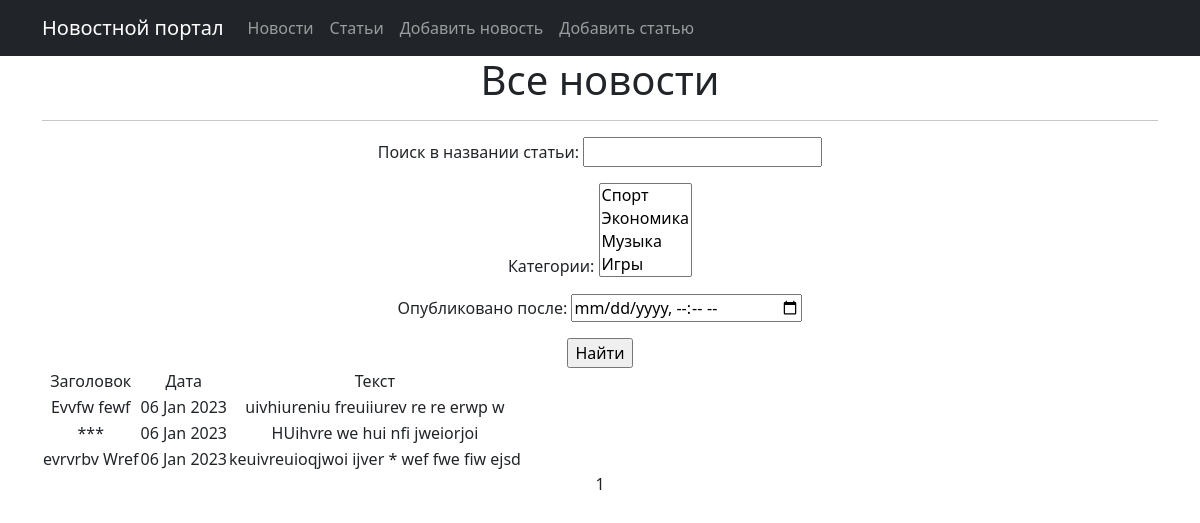
Page /post/ on the earlier database version.
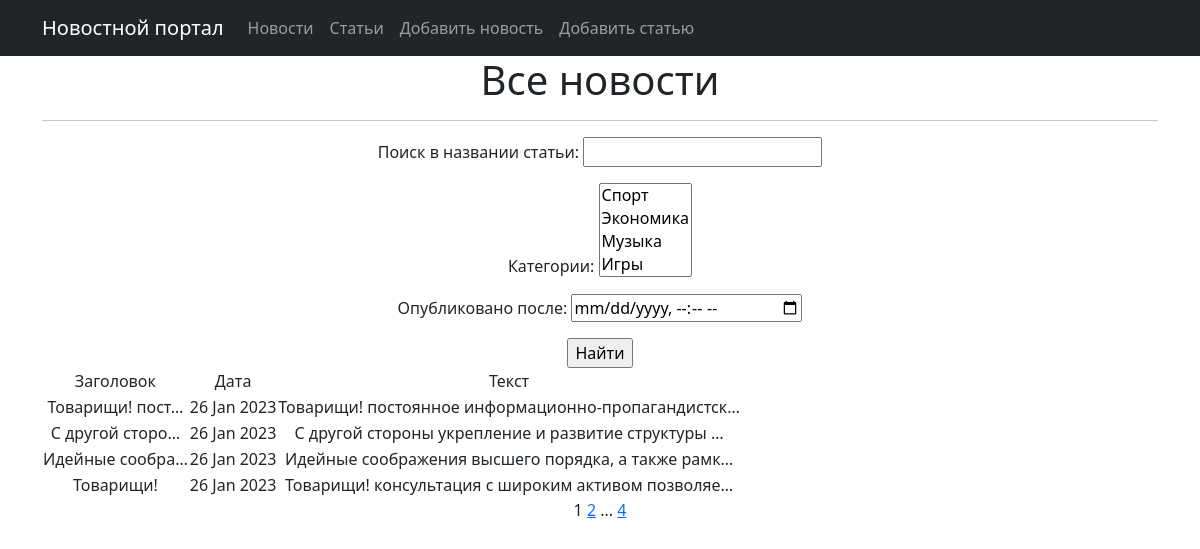
Same page on the later database version.
### qwe/models.py (models this page shows, shortened)
class Category(models.Model):
    category = models.CharField(max_length=64, unique=True)
    def __str__(self):
        return self.category.title()

class Post(models.Model):
    ARTICLE = 'AR'
    NEWS = 'NE'
    CATEGORY = (
        (ARTICLE, 'Статья'),
        (NEWS, 'Новость'),
    )
    postAuthor = models.ForeignKey(Author, on_delete=models.CASCADE)
    postType = models.CharField(max_length=2, choices=CATEGORY, default=ARTICLE)
    date = models.DateTimeField(auto_now_add=True)
    category = models.ManyToManyField(Category, through='PostCategory')
    title = models.CharField(max_length=256)
    text = models.TextField()
    rating = models.IntegerField(default=0)

### qwe/views.py (the view)
# urls.py: path('post/', PostList.as_view(), name='post_list'),
class PostList(ListView):
    model = Post
    ordering = '-date'
    template_name = 'news.html'
    context_object_name = 'news'
    paginate_by = 4
    def get_queryset(self):
        queryset = super().get_queryset()
        self.filterset = NewsFilter(self.request.GET, queryset)
        return self.filterset.qs
    def get_context_data(self, **kwargs):
        context = super().get_context_data(**kwargs)
        context['filterset'] = self.filterset
        return context

### qwe/templatetags/custom_filters.py (called while the page is built)
@register.filter()
def censor(value):
    try:
        if type(value) is not str:
            raise StrError()
    except StrError as e:
        pprint(e)
        return
    else:
        postfix = ''
        for i in value.split():
            if i.lower() in qwe:
                i = qwe[i.lower()]
            postfix += f'{i} '
        return f'{postfix}'

### qwe/templatetags/custom_tags.py (called while the page is built)
@register.simple_tag(takes_context=True)
def url_replace(context, **kwargs):
   d = context['request'].GET.copy()
   for k, v in kwargs.items():
       d[k] = v
   return d.urlencode()

### templates/news.html (shortened to what this page needs)
{% extends 'flatpages/default.html' %}
{% load custom_filters %}
{% load custom_tags %}
{% block content %}
   <h1>Все новости</h1>
   <hr>
   <form action="" method="get">
       {{ filterset.form.as_p }}
       <input type="submit" value="Найти" />
   </form>
   {% if news %}
       <table>
           <tr>
               <td>Заголовок</td>
               <td>Дата</td>
               <td>Текст</td>
           </tr>
           {% for news in news %}
           <tr>
               <td>{{ news.title|censor|truncatechars:15 }}</td>
               <td>{{ news.date|date:'d M Y' }}</td>
               <td>{{ news.text|truncatechars:50|censor}}</td>
           </tr>
           {% endfor %}
       </table>
   {% else %}
       <h2>Новостей нет!</h2>
   {% endif %}
   {{ page_obj.number }}
   {% if page_obj.has_next %}
       <a href="?{% url_replace page=page_obj.next_page_number %}">{{ page_obj.next_page_number }}</a>
       {% if paginator.num_pages != page_obj.next_page_number %}
           ...
           <a href="?{% url_replace page=page_obj.paginator.num_pages %}">{{ page_obj.paginator.num_pages }}</a>
       {% endif %}
   {% endif %}
{% endblock content %}

### templates/flatpages/default.html (shortened to what this page needs)
<!DOCTYPE html>
<html lang="en">
    <head>
        {% load static %}
        <link href="{% static 'css/styles.css' %}" rel="stylesheet" />
    </head>
    <body>
        <nav class="navbar navbar-expand-lg navbar-dark bg-dark static-top">
           <div class="container">
               <a class="navbar-brand" href="#">Новостной портал</a>
               <div class="collapse navbar-collapse" id="navbarResponsive">
                   <ul class="navbar-nav ml-auto">
                       <li class="nav-item">
                           <a class="nav-link" href="/news/">Новости</a>
                       </li>
                       <li class="nav-item">
                           <a class="nav-link" href="/article/">Статьи</a>
                       </li>
                       <li class="nav-item">
                           <a class="nav-link" href="/news/create/">Добавить новость</a>
                       </li>
                       <li class="nav-item">
                           <a class="nav-link" href="/article/create/">Добавить статью</a>
                       </li>
                   </ul>
               </div>
           </div>
        </nav>
        <div class="container">
           <div class="row">
               <div class="col-lg-12 text-center">
                   {% block content %}{% endblock content %}
               </div>
           </div>
        </div>
    </body>
</html>

Differences in the rows shown:
removed Post: title|censor "Evvfw fewf", date "06 Jan 2023", text|censor "uivhiureniu freuiiurev re re erwp w"
no longer on this page (row unchanged): Post: title|censor "***", date "06 Jan 2023", text|censor "HUihvre we hui nfi jweiorjoi"
no longer on this page (row unchanged): Post: title|censor "evrvrbv Wref", date "06 Jan 2023", text|censor "keuivreuioqjwoi ijver * wef fwe fiw ejsd"
added Post: title|censor "Товарищи! пост…", date "26 Jan 2023", text|censor "Товарищи! постоянное информационно-пропагандистск…"
added Post: title|censor "С другой сторо…", date "26 Jan 2023", text|censor "С другой стороны укрепление и развитие структуры …"
added Post: title|censor "Идейные сообра…", date "26 Jan 2023", text|censor "Идейные соображения высшего порядка, а также рамк…"
added Post: title|censor "Товарищи!", date "26 Jan 2023", text|censor "Товарищи! консультация с широким активом позволяе…"
Other differences:
{{ page_obj.next_page_number }}: (not shown) → "2"
{{ page_obj.paginator.num_pages }}: (not shown) → "4"
